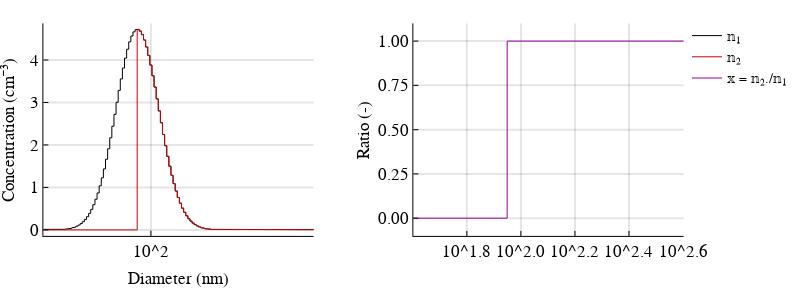

The notebook cell this image was saved under:
### Markdown cell above
### (e) Division of size distribution and size distribution

Let 𝕟₁ and 𝕟₂ denote a two size distribution defined on the same diameter grid. Then

```julia
𝕩 = 𝕟₁ / 𝕟₂
```
is defined such that
```julia
N = 𝕟₁.N ./ 𝕟₂.N
S = 𝕟₁.S ./ 𝕟₂.S
```

The net result is a size distribution that is the ratio of the concentration vectors

<b> Note that in the original version 𝕩 = 𝕟₁ ./ 𝕟₂ was used to indicate broadcasting. Due to changes between Julia versions and the underlying implementation of broadcasting, the ./ was changed to / </b>

### Code cell
𝕟₁ = lognormal([[120, 90, 1.20]]; d1 = 10.0, d2 = 1000.0, bins = 256);  # size distribution
𝕟₂ = deepcopy(𝕟₁)
𝕟₂.N[𝕟₂.Dp .<= 90] .= 0
𝕟₂.S[𝕟₂.Dp .<= 90] .= 0
𝕩 = 𝕟₂/𝕟₁

p1 = plot(𝕟₁.Dp, 𝕟₁.N, xaxis = :log10, xticks = [10, 100, 1000], lt = :steppre, xlabel = "Diameter (nm)",
    label = "𝕟₁", ylabel = "Concentration (cm⁻³)", xlim = (40,400), color =  :black, right_margin = 25px)
p1 = plot!(𝕟₂.Dp, 𝕟₂.N, xaxis = :log10, label = "𝕟₂",color = RGBA(0.8,0,0,1), lt = :steppre)#

p2 = plot(𝕩.Dp, 𝕩.N, xaxis = :log10, label = "𝕩 = 𝕟₂./𝕟₁", color = RGBA(0.6,0,0.6,1), 
    lt = :steppre, ylabel = "Ratio (-)", xlim = (40,400), ylim = (-0.1,1.1))

@printf("Nt1 = %i, Nt2 = %i, Nt1*Nt2 = %i, sum(𝕩.N) = %i", 
        sum(𝕟₁.N), sum(𝕟₂.N), sum(𝕟₁.N)*sum(𝕟₂.N), sum(𝕩.N))
plot(p1,p2, grid = (1,2),left_margin = 20px, fmt = :svg)

### Figure 1 — Plotly figure (JSON) as saved in the notebook; plotly's stock layout.template omitted (floating-point values rounded to 4 significant figures; data arrays with more than 128 entries replaced by an {"elided": "..."} marker saying what was removed)
{"data": [{"colorbar": {"title": ""}, "hoverinfo": "text", "legendgroup": "𝕟₁", "line": {"color": "rgba(0, 0, 0, 1.000)", "dash": "solid", "shape": "linear", "width": 1}, "mode": "lines", "name": "𝕟₁", "showlegend": true, "text": {"elided": "511 null values"}, "type": "scatter", "x": {"elided": "511 float values"}, "xaxis": "x1", "y": {"elided": "511 float values"}, "yaxis": "y1", "zmax": 0.1, "zmin": -0.1}, {"colorbar": {"title": ""}, "hoverinfo": "text", "legendgroup": "𝕟₂", "line": {"color": "rgba(204, 0, 0, 1.000)", "dash": "solid", "shape": "linear", "width": 1}, "mode": "lines", "name": "𝕟₂", "showlegend": true, "text": {"elided": "511 null values"}, "type": "scatter", "x": {"elided": "511 float values"}, "xaxis": "x1", "y": {"elided": "511 float values"}, "yaxis": "y1", "zmax": 0.1, "zmin": -0.1}, {"colorbar": {"title": ""}, "hoverinfo": "text", "legendgroup": "𝕩 = 𝕟₂./𝕟₁", "line": {"color": "rgba(153, 0, 153, 1.000)", "dash": "solid", "shape": "linear", "width": 1}, "mode": "lines", "name": "𝕩 = 𝕟₂./𝕟₁", "showlegend": true, "text": {"elided": "511 null values"}, "type": "scatter", "x": {"elided": "511 float values"}, "xaxis": "x2", "y": {"elided": "511 int values"}, "yaxis": "y2", "zmax": 0.1, "zmin": -0.1}], "layout": {"annotations": [], "height": 288, "legend": {"bgcolor": "rgba(255, 255, 255, 1.000)", "bordercolor": "rgba(0, 0, 0, 1.000)", "font": {"color": "rgba(0, 0, 0, 1.000)", "family": "Nimbus Sans L", "size": 14}, "tracegroupgap": 0, "x": 1, "y": 1}, "margin": {"b": 20, "l": 0, "r": 0, "t": 20}, "paper_bgcolor": "rgba(255, 255, 255, 1.000)", "plot_bgcolor": "rgba(255, 255, 255, 1.000)", "showlegend": true, "width": 792, "xaxis1": {"anchor": "y1", "domain": [0.06313, 0.4565], "gridcolor": "rgba(0, 0, 0, 0.100)", "gridwidth": 2, "linecolor": "rgba(0, 0, 0, 1.000)", "mirror": false, "range": [1.602, 2.602], "showgrid": true, "showline": true, "showticklabels": true, "tickangle": 0, "tickcolor": "rgb(0, 0, 0)", "tickfont": {"color": "rgba(0, 0, 0, 1.000)", "family": "Nimbus Sans L", "size": 17}, "tickmode": "array", "ticks": "inside", "ticktext": ["10^2"], "tickvals": [100], "title": "Diameter (nm)", "titlefont": {"color": "rgba(0, 0, 0, 1.000)", "family": "Nimbus Sans L", "size": 17}, "type": "log", "visible": true, "zeroline": false, "zerolinecolor": "rgba(0, 0, 0, 1.000)"}, "xaxis2": {"anchor": "y2", "domain": [0.6017, 0.995], "gridcolor": "rgba(0, 0, 0, 0.100)", "gridwidth": 2, "linecolor": "rgba(0, 0, 0, 1.000)", "mirror": false, "range": [1.602, 2.602], "showgrid": true, "showline": true, "showticklabels": true, "tickangle": 0, "tickcolor": "rgb(0, 0, 0)", "tickfont": {"color": "rgba(0, 0, 0, 1.000)", "family": "Nimbus Sans L", "size": 17}, "tickmode": "array", "ticks": "inside", "ticktext": ["10^1.8", "10^2.0", "10^2.2", "10^2.4", "10^2.6"], "tickvals": [63.1, 100, 158.5, 251.2, 398.1], "title": "", "titlefont": {"color": "rgba(0, 0, 0, 1.000)", "family": "Nimbus Sans L", "size": 17}, "type": "log", "visible": true, "zeroline": false, "zerolinecolor": "rgba(0, 0, 0, 1.000)"}, "yaxis1": {"anchor": "x1", "domain": [0.1294, 0.9863], "gridcolor": "rgba(0, 0, 0, 0.100)", "gridwidth": 2, "linecolor": "rgba(0, 0, 0, 1.000)", "mirror": false, "range": [-0.1416, 4.862], "showgrid": true, "showline": true, "showticklabels": true, "tickangle": 0, "tickcolor": "rgb(0, 0, 0)", "tickfont": {"color": "rgba(0, 0, 0, 1.000)", "family": "Nimbus Sans L", "size": 17}, "tickmode": "array", "ticks": "inside", "ticktext": ["0", "1", "2", "3", "4"], "tickvals": [0, 1, 2, 3, 4], "title": "Concentration (cm⁻³)", "titlefont": {"color": "rgba(0, 0, 0, 1.000)", "family": "Nimbus Sans L", "size": 17}, "type": "-", "visible": true, "zeroline": false, "zerolinecolor": "rgba(0, 0, 0, 1.000)"}, "yaxis2": {"anchor": "x2", "domain": [0.1294, 0.9863], "gridcolor": "rgba(0, 0, 0, 0.100)", "gridwidth": 2, "linecolor": "rgba(0, 0, 0, 1.000)", "mirror": false, "range": [-0.1, 1.1], "showgrid": true, "showline": true, "showticklabels": true, "tickangle": 0, "tickcolor": "rgb(0, 0, 0)", "tickfont": {"color": "rgba(0, 0, 0, 1.000)", "family": "Nimbus Sans L", "size": 17}, "tickmode": "array", "ticks": "inside", "ticktext": ["0.00", "0.25", "0.50", "0.75", "1.00"], "tickvals": [0, 0.25, 0.5, 0.75, 1], "title": "Ratio (-)", "titlefont": {"color": "rgba(0, 0, 0, 1.000)", "family": "Nimbus Sans L", "size": 17}, "type": "-", "visible": true, "zeroline": false, "zerolinecolor": "rgba(0, 0, 0, 1.000)"}}}
